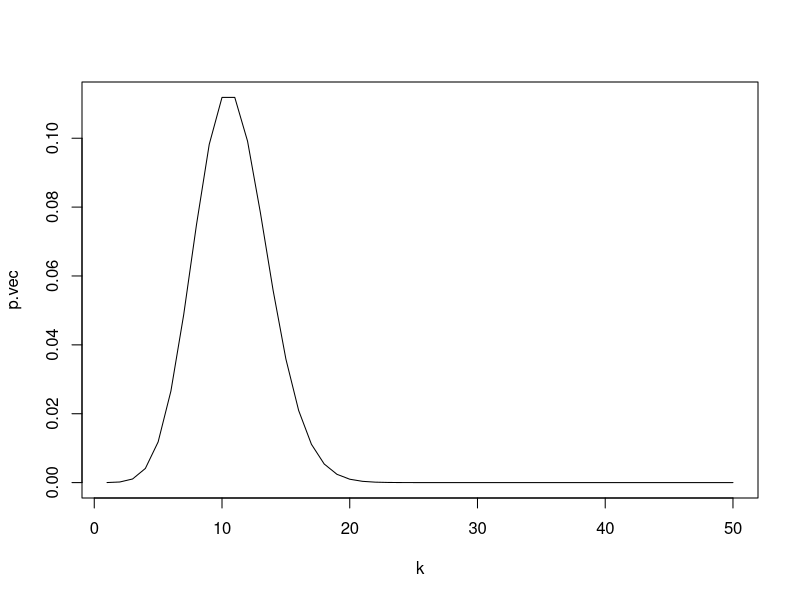
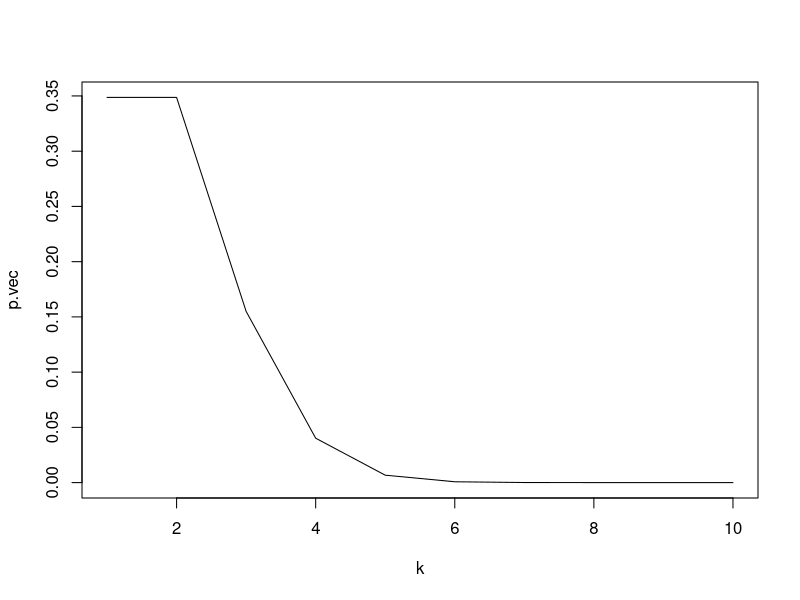
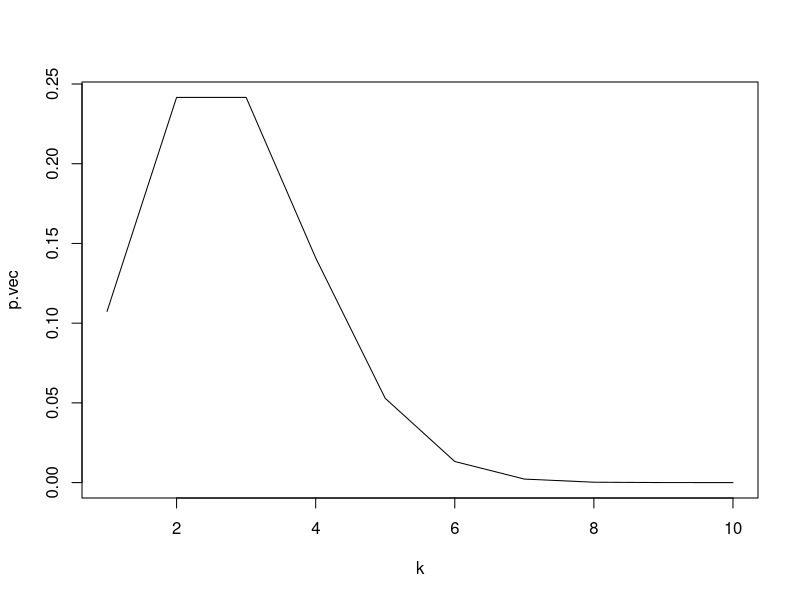
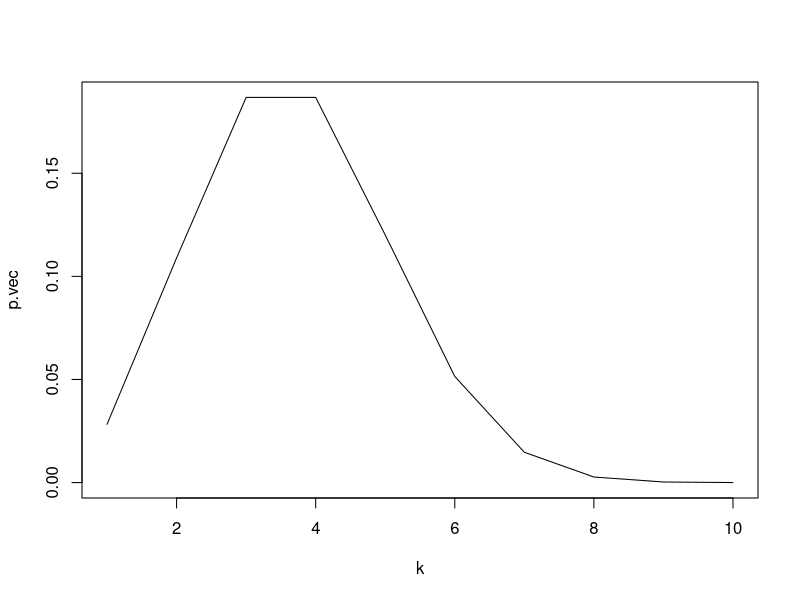

Reproduce these figures in R, in order.
## ---- chunk 1
library(dplyr)
## ---- chunk 2
p <- 0.2
N <- 50
## ---- chunk 3
Po <- (1-p)^N
## ---- chunk 4
probKN <- function (N=50,p=0.2,k){
  k <- seq(1,N,by=1)
  p.vec <- vector(length=length(k), "numeric")
  p.vec[1] <- Po
  for (i in k) {
  p.vec[i+1] = ((N-k[i])/k[i])*((p)/(1-p))*p.vec[i]
  p.vec <- p.vec[1:50]
  }
  plot(x=k, y=p.vec, type="l")
  
}
probKN()
## ---- chunk 5
probKNPest <- function (N=10,p=0.1,k){
  k <- seq(1,N,by=1)
  p.vec <- vector(length=length(k), "numeric")
  p.vec[1] <- (1-p)^N
  for (i in k) {
  p.vec[i+1] = ((N-k[i])/k[i])*((p)/(1-p))*p.vec[i]
  p.vec <- p.vec[1:11]
  k <- k[1:11]
  }
  plot(x=k, y=p.vec, type="l")
}
probKNPest()
probKNPest(p=0.2)
probKNPest(p=0.3)
